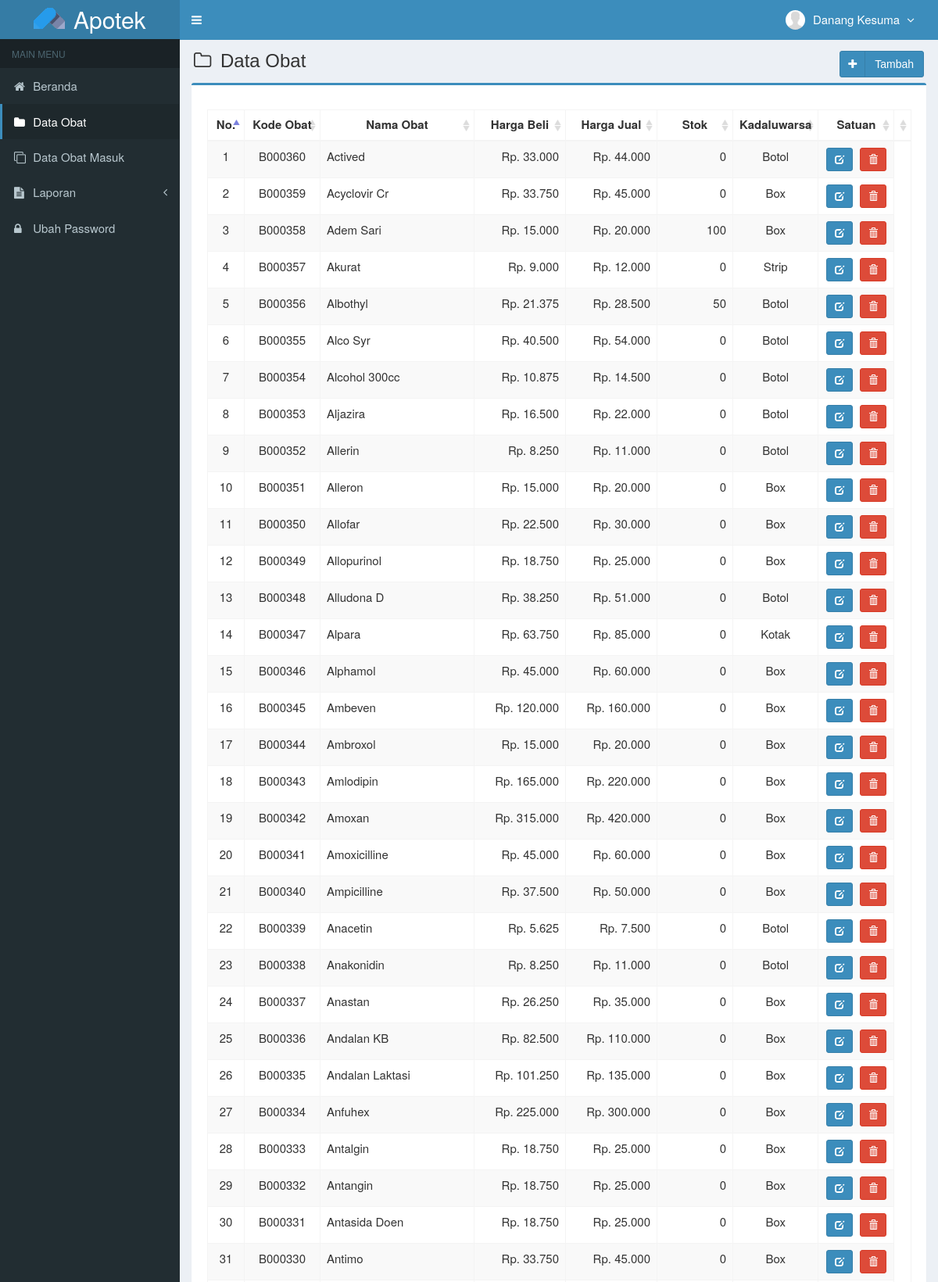
The page /main.php?module=obat (signed in, upper part) on the database its author committed.
### tables this page shows
CREATE TABLE `is_users` (
  `id_user` int(3) NOT NULL,
  `username` varchar(50) NOT NULL,
  `nama_user` varchar(50) NOT NULL,
  `password` varchar(50) NOT NULL,
  `email` varchar(50) DEFAULT NULL,
  `telepon` varchar(13) DEFAULT NULL,
  `foto` varchar(100) DEFAULT NULL,
  `hak_akses` enum('Super Admin','Manajer','Gudang') NOT NULL,
  `status` enum('aktif','blokir') NOT NULL DEFAULT 'aktif',
  `created_at` timestamp NOT NULL DEFAULT CURRENT_TIMESTAMP,
  `updated_at` timestamp NOT NULL DEFAULT CURRENT_TIMESTAMP ON UPDATE CURRENT_TIMESTAMP
);

CREATE TABLE `is_obat` (
  `kode_obat` varchar(7) NOT NULL,
  `nama_obat` varchar(50) NOT NULL,
  `harga_beli` int(11) NOT NULL,
  `harga_jual` int(11) NOT NULL,
  `satuan` varchar(20) NOT NULL,
  `stok` int(11) NOT NULL,
  `created_user` int(3) NOT NULL,
  `created_date` timestamp NOT NULL DEFAULT CURRENT_TIMESTAMP,
  `updated_user` int(3) NOT NULL,
  `updated_date` timestamp NOT NULL DEFAULT CURRENT_TIMESTAMP ON UPDATE CURRENT_TIMESTAMP
);

### config/fungsi_rupiah.php (called while the page is built, shortened)
<?php
function format_rupiah($angka){
  $rupiah=number_format($angka,0,',','.');
  return $rupiah;
}
?>

### modules/obat/view.php (the view, shortened to what this page needs)
<section class="content-header">
  <h1>
    <i class="fa fa-folder-o icon-title"></i> Data Obat
    <a class="btn btn-primary btn-social pull-right" href="?module=form_obat&form=add" title="Tambah Data" data-toggle="tooltip">
      <i class="fa fa-plus"></i> Tambah
    </a>
  </h1>
</section>
<section class="content">
  <div class="row">
    <div class="col-md-12">
      <div class="box box-primary">
        <div class="box-body">
          <table id="dataTables1" class="table table-bordered table-striped table-hover">
            <thead>
              <tr>
                <th class="center">No.</th>
                <th class="center">Kode Obat</th>
                <th class="center">Nama Obat</th>
                <th class="center">Harga Beli</th>
                <th class="center">Harga Jual</th>
                <th class="center">Stok</th>
                <th class="center">Kadaluwarsa </th>
                <th class="center">Satuan</th>
                <th></th>
              </tr>
            </thead>
            <tbody>
            <?php
            $no = 1;
            $query = mysqli_query($mysqli, "SELECT kode_obat,nama_obat,harga_beli,harga_jual,satuan,stok FROM is_obat ORDER BY kode_obat DESC")
                                            or die('Ada kesalahan pada query tampil Data Obat: '.mysqli_error($mysqli));
            while ($data = mysqli_fetch_assoc($query)) {
              $harga_beli = format_rupiah($data['harga_beli']);
              $harga_jual = format_rupiah($data['harga_jual']);
              echo "<tr>
                      <td width='30' class='center'>$no</td>
                      <td width='80' class='center'>$data[kode_obat]</td>
                      <td width='180'>$data[nama_obat]</td>
                      <td width='100' align='right'>Rp. $harga_beli</td>
                      <td width='100' align='right'>Rp. $harga_jual</td>
                      <td width='80' align='right'>$data[stok]</td>
                      <td width='80' class='center'>$data[satuan]</td>
                      <td class='center' width='80'>
                        <div>
                          <a data-toggle='tooltip' data-placement='top' title='Ubah' style='margin-right:5px' class='btn btn-primary btn-sm' href='?module=form_obat&form=edit&id=$data[kode_obat]'>
                              <i style='color:#fff' class='glyphicon glyphicon-edit'></i>
                          </a>";
            ?>
                          <a data-toggle="tooltip" data-placement="top" title="Hapus" class="btn btn-danger btn-sm" href="modules/obat/proses.php?act=delete&id=<?php echo $data['kode_obat'];?>" onclick="return confirm('Anda yakin ingin menghapus obat <?php echo $data['nama_obat']; ?> ?');">
                              <i style="color:#fff" class="glyphicon glyphicon-trash"></i>
                          </a>
            <?php
              echo "    </div>
                      </td>
                    </tr>";
              $no++;
            }
            ?>
            </tbody>
          </table>
        </div>
      </div>
    </div>
  </div>
</section><!-- /.content

### top-menu.php (shortened to what this page needs)
<?php
require_once "config/database.php";
$query = mysqli_query($mysqli, "SELECT id_user, nama_user, foto, hak_akses FROM is_users WHERE id_user='$_SESSION[id_user]'")
                                or die('Ada kesalahan pada query tampil Manajemen User: '.mysqli_error($mysqli));
$data = mysqli_fetch_assoc($query);
?>
<li class="dropdown user user-menu">
  <a href="#" class="dropdown-toggle" data-toggle="dropdown">
  <?php
  if ($data['foto']=="") { ?>
    <img src="images/user/user-default.png" class="user-image" alt="User Image"/>
  <?php
  }
  else { ?>
    <img src="images/user/<?php echo $data['foto']; ?>" class="user-image" alt="User Image"/>
  <?php
  }
  ?>
    <span class="hidden-xs"><?php echo $data['nama_user']; ?> <i style="margin-left:5px" class="fa fa-angle-down"></i></span>
  </a>
</li>

### assets/css/style.css (style rules this page uses)
.btn-social *:first-child { border-right: 1px solid rgba(0, 0, 0, 0.1); bottom: 0; font-size: 1em !important; left: 0; line-height: 32px !important; position: absolute; text-align: center; top: 0; width: 32px !important; }
.content-header { padding: 15px 18px 0; position: relative; }
.center { text-align:center; }
.icon-title { margin-right: 5px; }
body { background-color: #fff; color: #333; font-size: 15px; line-height: 1.42857; }

### rows shown on the page
is_users: nama_user "Danang Kesuma"
is_obat: kode_obat "B000360", nama_obat "Actived", harga_beli "33.000", harga_jual "44.000", stok "0", satuan "Botol"
is_obat: kode_obat "B000359", nama_obat "Acyclovir Cr", harga_beli "33.750", harga_jual "45.000", stok "0", satuan "Box"
is_obat: kode_obat "B000358", nama_obat "Adem Sari", harga_beli "15.000", harga_jual "20.000", stok "100", satuan "Box"
is_obat: kode_obat "B000357", nama_obat "Akurat", harga_beli "9.000", harga_jual "12.000", stok "0", satuan "Strip"
is_obat: kode_obat "B000356", nama_obat "Albothyl", harga_beli "21.375", harga_jual "28.500", stok "50", satuan "Botol"
is_obat: kode_obat "B000355", nama_obat "Alco Syr", harga_beli "40.500", harga_jual "54.000", stok "0", satuan "Botol"
is_obat: kode_obat "B000354", nama_obat "Alcohol 300cc", harga_beli "10.875", harga_jual "14.500", stok "0", satuan "Botol"
is_obat: kode_obat "B000353", nama_obat "Aljazira", harga_beli "16.500", harga_jual "22.000", stok "0", satuan "Botol"
is_obat: kode_obat "B000352", nama_obat "Allerin", harga_beli "8.250", harga_jual "11.000", stok "0", satuan "Botol"
is_obat: kode_obat "B000351", nama_obat "Alleron", harga_beli "15.000", harga_jual "20.000", stok "0", satuan "Box"
is_obat: kode_obat "B000350", nama_obat "Allofar", harga_beli "22.500", harga_jual "30.000", stok "0", satuan "Box"
is_obat: kode_obat "B000349", nama_obat "Allopurinol", harga_beli "18.750", harga_jual "25.000", stok "0", satuan "Box"
is_obat: kode_obat "B000348", nama_obat "Alludona D", harga_beli "38.250", harga_jual "51.000", stok "0", satuan "Botol"
is_obat: kode_obat "B000347", nama_obat "Alpara", harga_beli "63.750", harga_jual "85.000", stok "0", satuan "Kotak"
is_obat: kode_obat "B000346", nama_obat "Alphamol", harga_beli "45.000", harga_jual "60.000", stok "0", satuan "Box"
is_obat: kode_obat "B000345", nama_obat "Ambeven", harga_beli "120.000", harga_jual "160.000", stok "0", satuan "Box"
is_obat: kode_obat "B000344", nama_obat "Ambroxol", harga_beli "15.000", harga_jual "20.000", stok "0", satuan "Box"
is_obat: kode_obat "B000343", nama_obat "Amlodipin", harga_beli "165.000", harga_jual "220.000", stok "0", satuan "Box"
is_obat: kode_obat "B000342", nama_obat "Amoxan", harga_beli "315.000", harga_jual "420.000", stok "0", satuan "Box"
is_obat: kode_obat "B000341", nama_obat "Amoxicilline", harga_beli "45.000", harga_jual "60.000", stok "0", satuan "Box"
is_obat: kode_obat "B000340", nama_obat "Ampicilline", harga_beli "37.500", harga_jual "50.000", stok "0", satuan "Box"
is_obat: kode_obat "B000339", nama_obat "Anacetin", harga_beli "5.625", harga_jual "7.500", stok "0", satuan "Botol"
is_obat: kode_obat "B000338", nama_obat "Anakonidin", harga_beli "8.250", harga_jual "11.000", stok "0", satuan "Botol"
is_obat: kode_obat "B000337", nama_obat "Anastan", harga_beli "26.250", harga_jual "35.000", stok "0", satuan "Box"
is_obat: kode_obat "B000336", nama_obat "Andalan KB", harga_beli "82.500", harga_jual "110.000", stok "0", satuan "Box"
is_obat: kode_obat "B000335", nama_obat "Andalan Laktasi", harga_beli "101.250", harga_jual "135.000", stok "0", satuan "Box"
is_obat: kode_obat "B000334", nama_obat "Anfuhex", harga_beli "225.000", harga_jual "300.000", stok "0", satuan "Box"
is_obat: kode_obat "B000333", nama_obat "Antalgin", harga_beli "18.750", harga_jual "25.000", stok "0", satuan "Box"
is_obat: kode_obat "B000332", nama_obat "Antangin", harga_beli "18.750", harga_jual "25.000", stok "0", satuan "Box"
is_obat: kode_obat "B000331", nama_obat "Antasida Doen", harga_beli "18.750", harga_jual "25.000", stok "0", satuan "Box"
is_obat: kode_obat "B000330", nama_obat "Antimo", harga_beli "33.750", harga_jual "45.000", stok "0", satuan "Box"
